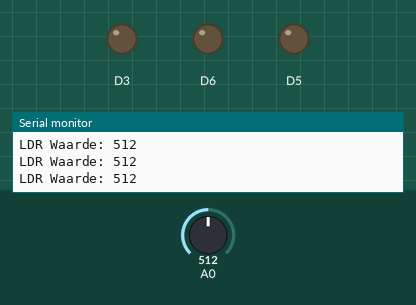
A sketch run on a simulated ESP8266 (NodeMCU). Parts: output pins drawn as LEDs (lit = HIGH), the last lines printed to the serial monitor. The inputs (shaded band) are chosen by the test bench; at power-on: A0 = 512.

Above: at 1.3 s.
1.4 s: A0 set to 484
At 1.8 s:
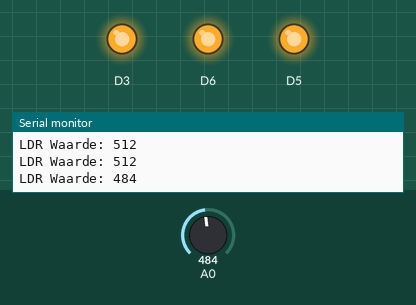
3.0 s: A0 set to 510
At 4.2 s:
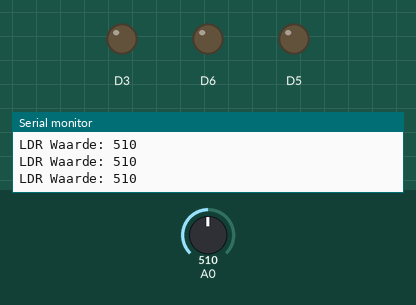
4.5 s: A0 set to 490
At 5.4 s:
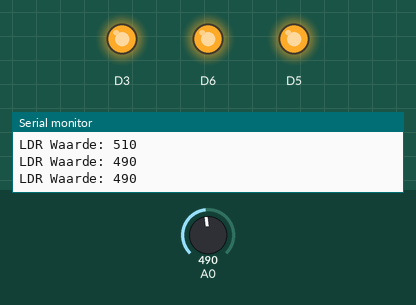
Timing chart, 0 to 7.5 s (numbered marks = the images above; inputs shaded):
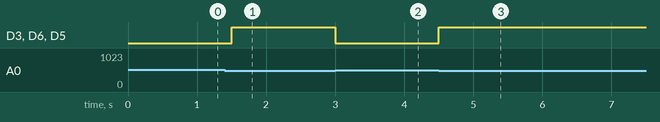

The sketch:

sketch_feb24a.ino
```cpp
void setup() {
    Serial.begin(9600);
    pinMode(D3, OUTPUT);
    pinMode(D5, OUTPUT);
    pinMode(D6, OUTPUT);
}

void loop() {
    int ldrValue = analogRead(A0);

    if (ldrValue < 500) {
        digitalWrite(D3, HIGH);
        digitalWrite(D5, HIGH);
        digitalWrite(D6, HIGH);
    } else {
        digitalWrite(D3, LOW);
        digitalWrite(D5, LOW);
        digitalWrite(D6, LOW);
    }

    Serial.print("LDR Waarde: ");
    Serial.println(ldrValue);

    delay(500);
}
```

Measured:
- the behaviour switches between 500 and 499 on A0 (found by bisection; images 0 and 1)
- after the input at 1.4 s, D3, D6, D5: LOW → HIGH after 0.10 s
- after the input at 3.0 s, D3, D6, D5: HIGH → LOW at once
- after the input at 4.5 s, D3, D6, D5: LOW → HIGH at once
